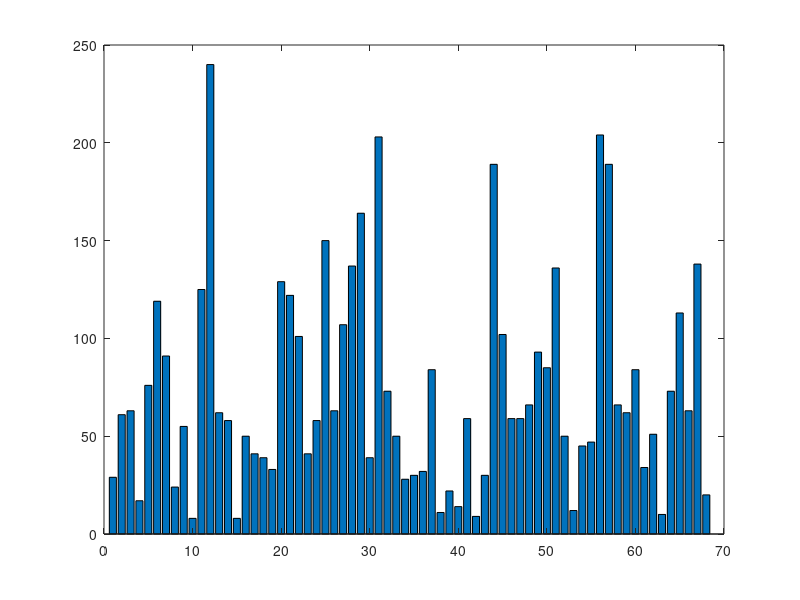

Write the MATLAB code that produced this figure.
function prj_7_40_a
    
    function lines = init_random(N)
        fact = 10;
        lines = floor(fact * rand(N,1)) + 1;
    end

    function lines = init_scatter(N,totalMass)
        function x = get_rand_1_to_n(n)
            x = floor(n*rand())+1;
        end
        
        part = 10;        
        if (totalMass < N)
            lines = ones(totalMass,1);
            return;
        end
        lines = ones(N,1);
        totalMass = totalMass - N;
        
        while(totalMass > part)
            tmp = get_rand_1_to_n(part);
            totalMass = totalMass - tmp;
            lines(get_rand_1_to_n(N)) = lines(get_rand_1_to_n(N)) + tmp;
        end
        lines(get_rand_1_to_n(N)) = lines(get_rand_1_to_n(N)) + totalMass;
    end


N = 20;
% lines = init_random(N);
lines = init_scatter(N,5000);

bar(lines);
pause(1);

maxiter = 50;
for i=1:maxiter
    [lines,N] = step(lines,N);
    
%     if (mod(i,50) == 0)
%         disp(sum(lines));
%     end
    % disp(i);
    
    bar(lines);
    pause(0.5);
end
if(N ~= 0)
    bar(lines);
end

end

function [lines,N] = step(lines,N)
    [lines,N] = rand_walk(lines,N);
    [lines,N] = separate(lines,N);
end

function [lines,N] = rand_walk(lines,N)
     j = 1;
    while (j <= N)
        if (rand() > 0.5)
            shift = 1;
        else
            shift = -1;
        end
        lines(j) = lines(j) + shift;
        if (lines(j) == 0)
            lines(j) = lines(N);
            lines = lines(1:end-1);
            N = N - 1;
        end
        j = j + 1;
    end
    if (N == 0)
        disp('0 lines');
        return;
    end
end

function [lines,N] = separate(lines,N)
    totalLength = sum(lines);
    lineNo = rand();
    j = 1;
    s = 0;
    while(s < lineNo)
        s = s + lines(j)/totalLength;
        j = j + 1;
    end
    lineNo = j-1;
    if(lineNo > N)
        lineNo = N;
    end
    
    if(lines(lineNo) < 2)
        return;
    end    
    newLine = round(lines(lineNo)*rand());
    if (not((newLine == lines(lineNo)) || (newLine == 0)))
        lines(lineNo) = lines(lineNo) - newLine;
        lines = [lines; newLine];
        N = N + 1;
    end
end

